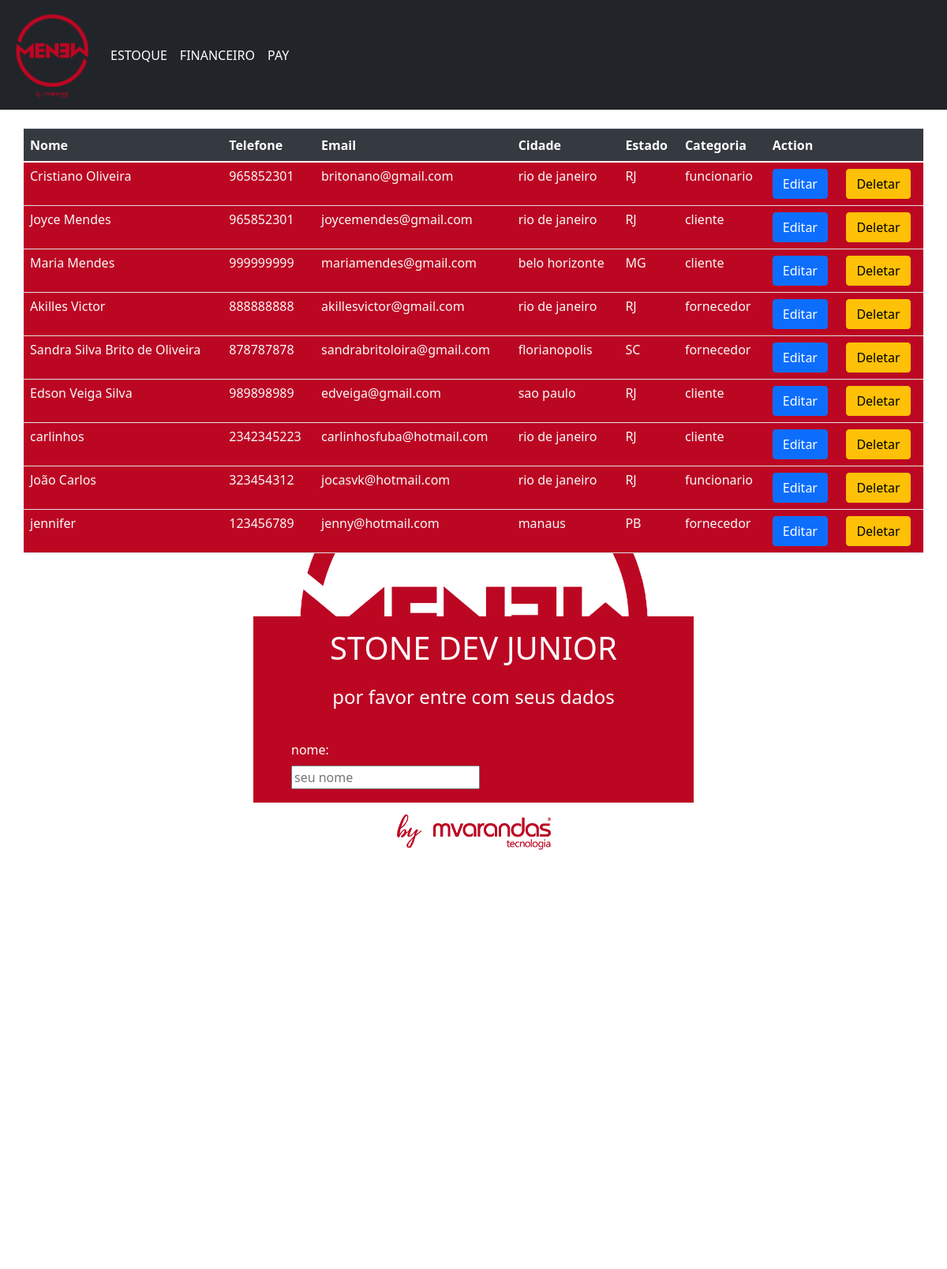
The page / on the database its author committed.
### tables this page shows
CREATE TABLE `dados` (
  `id` int(11) NOT NULL AUTO_INCREMENT,
  `nome` varchar(50) DEFAULT NULL,
  `telefone` varchar(100) DEFAULT NULL,
  `email` varchar(100) DEFAULT NULL,
  `cidade` varchar(100) DEFAULT NULL,
  `estado` varchar(100) DEFAULT NULL,
  `categoria` varchar(100) DEFAULT NULL,
  PRIMARY KEY (`id`)
);

### conexao.php (called while the page is built, shortened)
<?php
$atualizar = false;
$nome = '';
$telefone = '';
$email = '';
$cidade = '';

### index.php (the view, shortened to what this page needs)
<!DOCTYPE html>
<html lang="pt-br">
<head>
    <link rel="stylesheet" href="https://maxcdn.bootstrapcdn.com/bootstrap/4.5.2/css/bootstrap.min.css">
    <link rel="stylesheet" href="bootstrap/css/bootstrap.min.css">
    <link rel="stylesheet" href="css/style.css">
</head>
<body id="fundo">
    <nav class="navbar navbar-expand-sm  navbar-expand-md bg-dark navbar-dark">
        <a class="navbar-brand" href="#">
            <img src="../STONE/img/menew-bymv.png" alt="logo" style="width:100px;">
        </a>
        <ul class="navbar-nav">
            <li class="nav-item">
                <a class="nav-link  text-white" href="#">ESTOQUE</a>
            </li>
            <li class="nav-item">
                <a class="nav-link  text-white" href="#">FINANCEIRO</a>
            </li>
            <li class="nav-item">
                <a class="nav-link  text-white" href="#">PAY</a>
            </li>
        </ul>
    </nav><br>
    <?php require_once 'conexao.php'; ?>
    <div class="container">
        <?php $mysqli = new mysqli('', '', '', '') or die(mysqli_error($mysqli));
        $result = $mysqli->query("SELECT * FROM DADOS") or die($mysqli->error);
        ?>
        <div class="row justify-content-center">
            <table id="tabela" class="table table-responsive-sm table-responsive-md table-responsive-lg table-responsive-xl  table-hover  text-light">
                <thead class="thead-dark">
                    <tr>
                        <th>Nome</th>
                        <th>Telefone</th>
                        <th>Email</th>
                        <th>Cidade</th>
                        <th>Estado</th>
                        <th>Categoria</th>
                        <th colspan="2">Action</th>
                    </tr>
                </thead>
                <?php
                while ($row = $result->fetch_assoc()) : ?>
                    <tr class="text-black">
                        <td>
                            <h6><?php echo $row['nome']; ?></h6>
                        </td>
                        <td>
                            <h6><?php echo $row['telefone']; ?></h6>
                        </td>
                        <td>
                            <h6><?php echo $row['email']; ?></h6>
                        </td>
                        <td>
                            <h6><?php echo $row['cidade']; ?></h6>
                        </td>
                        <td>
                            <h6><?php echo $row['estado']; ?></h6>
                        </td>
                        <td>
                            <h6><?php echo $row['categoria']; ?></h6>
                        </td>
                        <td class="col-*-* ">
                            <a href="index.php?editar=<?php echo $row['id']; ?>" class="btn btn-primary">Editar</a>
                        </td>
                        <td class="col-*-* ">
                            <a href="conexao.php?deletar=<?php echo $row['id']; ?>" class="btn btn-warning">Deletar</a>
                        </td>
                    </tr>
                <?php endwhile; ?>
            </table>
            <div class="container pt-3 ">
                <div id="formulario" class="container-sm  my-5 text-white col-sm-6">
                    <form  action="conexao.php" method="POST">
                        <h1 class="pt-3 my-4 text-center">STONE DEV JUNIOR</h1>
                        <h4 class="text-center">por favor entre com seus dados</h4>
                        <div class="container pt-3 my-4">
                            <label for="nome">nome:</label><br>
                            <input type="text" name="nome" value="<?PHP echo $nome; ?>" placeholder="seu nome"><br><br>
                            <label for="telefone">telefone:</label><br>
                            <input type="text" name="telefone" value="<?PHP echo $telefone; ?>" placeholder="seu telefone"><br><br>
                            <label for="email">email:</label><br>
                            <input type="email" name="email" value="<?PHP echo $email; ?>" placeholder="seu email"><br><br>
                            <label for="cidade">cidade:</label><br>
                            <input type="text" name="cidade" value="<?PHP echo $cidade; ?>" placeholder="sua cidade"><br><br>
                            <p>ESTADO:</p>
                            <select id="estado" name="estado" class="custom-select mb-3">
                                <option value="RJ">Rio de Janeiro</option>
                            </select><br><br>
                            <p>CATEGORIA:</p>
                            <select id="categoria" name="categoria" class="custom-select mb-3">
                                <option value="cliente">Cliente</option>
                            </select><br><br>
                            <?php
                            if ($atualizar == true) :
                            ?>
                                <button type="submit" class="btn btn-info" name="atualizar">Atualizar</button>
                            <?php else : ?>
                                <button type="submit" class="btn btn-success" name="save">Save</button><br><br>
                            <?php endif; ?>
                        </div>
                </div>
            </div>
        </div>
    </div>
</body>
</html>

### css/style.css (style rules this page uses)
#fundo { background-color: rgb(255, 255, 255); background-image: url("../img/menew-bymv.png"); background-attachment: fixed; background-repeat: no-repeat; background-size: 40%; background-position: center; }
#tabela { background-color: rgb(188, 7, 35); }
#formulario { background-color: rgb(188, 7, 35); }

### rows shown on the page
dados: nome "Cristiano Oliveira", telefone "965852301", email "britonano@gmail.com", cidade "rio de janeiro", estado "RJ", categoria "funcionario"
dados: nome "Joyce Mendes", telefone "965852301", email "joycemendes@gmail.com", cidade "rio de janeiro", estado "RJ", categoria "cliente"
dados: nome "Maria Mendes", telefone "999999999", email "mariamendes@gmail.com", cidade "belo horizonte", estado "MG", categoria "cliente"
dados: nome "Akilles Victor", telefone "888888888", email "akillesvictor@gmail.com", cidade "rio de janeiro", estado "RJ", categoria "fornecedor"
dados: nome "Sandra Silva Brito de Oliveira", telefone "878787878", email "sandrabritoloira@gmail.com", cidade "florianopolis", estado "SC", categoria "fornecedor"
dados: nome "Edson Veiga Silva", telefone "989898989", email "edveiga@gmail.com", cidade "sao paulo", estado "RJ", categoria "cliente"
dados: nome "carlinhos", telefone "2342345223", email "carlinhosfuba@hotmail.com", cidade "rio de janeiro", estado "RJ", categoria "cliente"
dados: nome "João Carlos", telefone "323454312", email "jocasvk@hotmail.com", cidade "rio de janeiro", estado "RJ", categoria "funcionario"
dados: nome "jennifer", telefone "123456789", email "jenny@hotmail.com", cidade "manaus", estado "PB", categoria "fornecedor"
